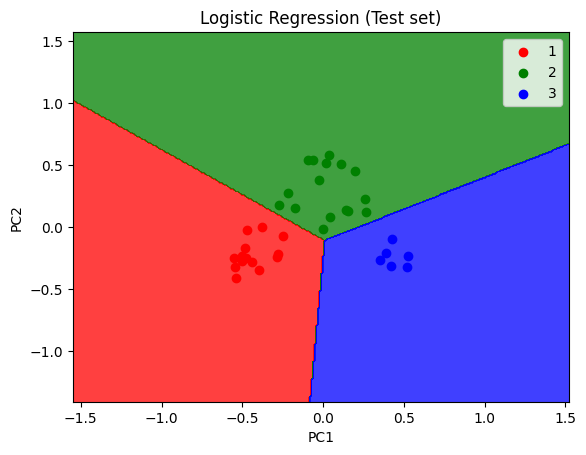

This figure's Python source:
# Converted from: Kernel_PCA.ipynb

#!/usr/bin/env python
# coding: utf-8

# # Kernel PCA

# ## Importing the libraries

# In[1]:


import numpy as np
import matplotlib.pyplot as plt
import pandas as pd

# ## Importing the dataset

# In[2]:


dataset = pd.read_csv('Wine.csv')
X = dataset.iloc[:, :-1].values
y = dataset.iloc[:, -1].values

# ## Splitting the dataset into the Training set and Test set

# In[3]:


from sklearn.model_selection import train_test_split
X_train, X_test, y_train, y_test = train_test_split(X, y, test_size = 0.2, random_state = 0)

# ## Feature Scaling

# In[4]:


from sklearn.preprocessing import StandardScaler
sc = StandardScaler()
X_train = sc.fit_transform(X_train)
X_test = sc.transform(X_test)

# ## Applying Kernel PCA

# In[5]:


from sklearn.decomposition import KernelPCA
kpca = KernelPCA(n_components = 2, kernel = 'rbf')
X_train = kpca.fit_transform(X_train)
X_test = kpca.transform(X_test)

# ## Training the Logistic Regression model on the Training set

# In[6]:


from sklearn.linear_model import LogisticRegression
classifier = LogisticRegression(random_state = 0)
classifier.fit(X_train, y_train)

# ## Making the Confusion Matrix

# In[7]:


from sklearn.metrics import confusion_matrix, accuracy_score
y_pred = classifier.predict(X_test)
cm = confusion_matrix(y_test, y_pred)
print(cm)
accuracy_score(y_test, y_pred)

# ## Visualising the Training set results

# In[8]:


from matplotlib.colors import ListedColormap
X_set, y_set = X_train, y_train
X1, X2 = np.meshgrid(np.arange(start = X_set[:, 0].min() - 1, stop = X_set[:, 0].max() + 1, step = 0.01),
                     np.arange(start = X_set[:, 1].min() - 1, stop = X_set[:, 1].max() + 1, step = 0.01))
plt.contourf(X1, X2, classifier.predict(np.array([X1.ravel(), X2.ravel()]).T).reshape(X1.shape),
             alpha = 0.75, cmap = ListedColormap(('red', 'green', 'blue')))
plt.xlim(X1.min(), X1.max())
plt.ylim(X2.min(), X2.max())
for i, j in enumerate(np.unique(y_set)):
    plt.scatter(X_set[y_set == j, 0], X_set[y_set == j, 1],
                c = ListedColormap(('red', 'green', 'blue'))(i), label = j)
plt.title('Logistic Regression (Training set)')
plt.xlabel('PC1')
plt.ylabel('PC2')
plt.legend()
plt.show()

# ## Visualising the Test set results

# In[9]:


from matplotlib.colors import ListedColormap
X_set, y_set = X_test, y_test
X1, X2 = np.meshgrid(np.arange(start = X_set[:, 0].min() - 1, stop = X_set[:, 0].max() + 1, step = 0.01),
                     np.arange(start = X_set[:, 1].min() - 1, stop = X_set[:, 1].max() + 1, step = 0.01))
plt.contourf(X1, X2, classifier.predict(np.array([X1.ravel(), X2.ravel()]).T).reshape(X1.shape),
             alpha = 0.75, cmap = ListedColormap(('red', 'green', 'blue')))
plt.xlim(X1.min(), X1.max())
plt.ylim(X2.min(), X2.max())
for i, j in enumerate(np.unique(y_set)):
    plt.scatter(X_set[y_set == j, 0], X_set[y_set == j, 1],
                c = ListedColormap(('red', 'green', 'blue'))(i), label = j)
plt.title('Logistic Regression (Test set)')
plt.xlabel('PC1')
plt.ylabel('PC2')
plt.legend()
plt.show()
